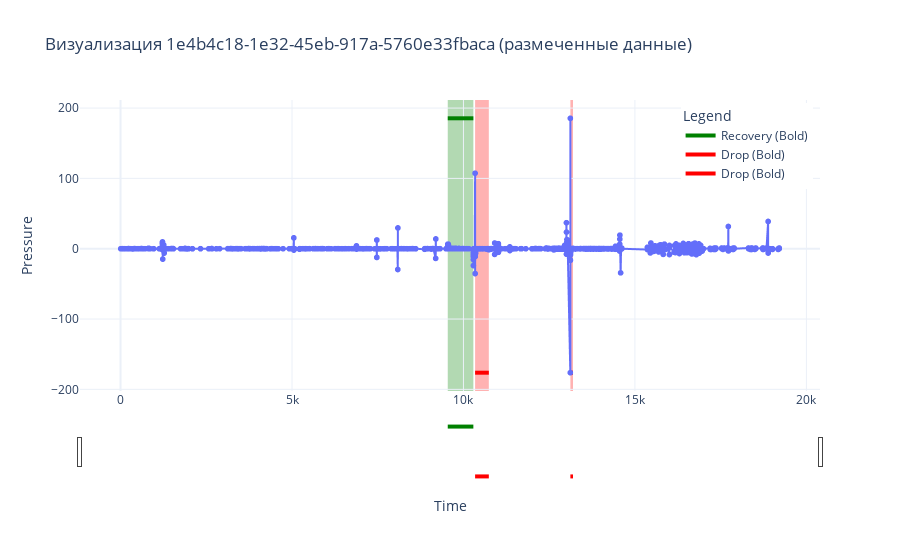

Source (notebook cell):
### Code cell
plot_annotated_data(df_dif_reduced, gt_df, selected_file)

### Figure 1 — Plotly figure (JSON) as saved in the notebook; plotly's stock layout.template omitted (floating-point values rounded to 4 significant figures; data arrays with more than 128 entries replaced by an {"elided": "..."} marker saying what was removed)
{"data": [{"hovertemplate": "time=%{x}<br>pressure=%{y}<extra></extra>", "legendgroup": "", "line": {"color": "#636efa", "dash": "solid"}, "marker": {"symbol": "circle"}, "mode": "lines+markers", "name": "", "showlegend": false, "type": "scattergl", "x": {"elided": "2345 float values"}, "xaxis": "x", "y": {"elided": "2345 float values"}, "yaxis": "y"}, {"line": {"color": "green", "width": 4}, "mode": "lines", "name": "Recovery (Bold)", "type": "scatter", "x": [9542.0, 10290.0], "y": [185.5, 185.5]}, {"line": {"color": "red", "width": 4}, "mode": "lines", "name": "Drop (Bold)", "type": "scatter", "x": [10340.0, 10740.0], "y": [-176.3, -176.3]}, {"line": {"color": "red", "width": 4}, "mode": "lines", "name": "Drop (Bold)", "type": "scatter", "x": [13120.0, 13190.0], "y": [-176.3, -176.3]}], "layout": {"legend": {"title": {"text": "Legend"}, "tracegroupgap": 0, "x": 0.99, "xanchor": "right", "y": 0.99, "yanchor": "top"}, "shapes": [{"fillcolor": "green", "layer": "below", "line": {"width": 0}, "name": "Recovery", "opacity": 0.3, "type": "rect", "x0": 9542.0, "x1": 10290.0, "xref": "x", "y0": 0, "y1": 1, "yref": "y domain"}, {"fillcolor": "red", "layer": "below", "line": {"width": 0}, "name": "Drop", "opacity": 0.3, "type": "rect", "x0": 10340.0, "x1": 10740.0, "xref": "x", "y0": 0, "y1": 1, "yref": "y domain"}, {"fillcolor": "red", "layer": "below", "line": {"width": 0}, "name": "Drop", "opacity": 0.3, "type": "rect", "x0": 13120.0, "x1": 13190.0, "xref": "x", "y0": 0, "y1": 1, "yref": "y domain"}], "title": {"text": "Визуализация 1e4b4c18-1e32-45eb-917a-5760e33fbaca (размеченные данные)"}, "xaxis": {"anchor": "y", "domain": [0, 1], "rangeslider": {"visible": true}, "title": {"text": "Time"}, "type": "linear"}, "yaxis": {"anchor": "x", "domain": [0, 1], "fixedrange": false, "title": {"text": "Pressure"}}}}
